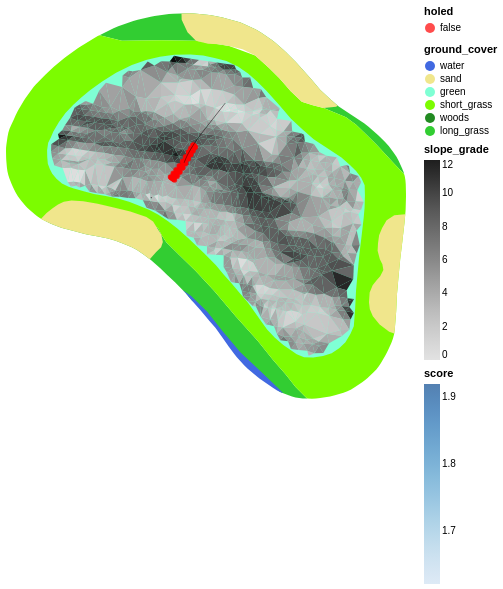

Notebook source saved alongside this figure:
### Code cell
surround_features + grades + hole_plot_exaggerated + end_points_cloud + middle_trajectory_plot

### Figure 1 — Vega-Lite specification as saved in the notebook (floating-point values rounded to 4 significant figures; data arrays with more than 128 entries replaced by an {"elided": "..."} marker saying what was removed)
{"$schema": "https://vega.github.io/schema/vega-lite/v4.17.0.json", "config": {"view": {"continuousHeight": 300, "continuousWidth": 400}}, "datasets": {"data-0477a6d1bfe0fcb6aee1f19842e51398": [{"t": 0, "vx": -1.786, "vy": -2.282, "x": -672, "y": -328}, {"t": 0.1407, "vx": -1.735, "vy": -2.217, "x": -672.2, "y": -328.3}, {"t": 0.2814, "vx": -1.685, "vy": -2.153, "x": -672.5, "y": -328.6}, {"t": 0.5553, "vx": -1.589, "vy": -2.029, "x": -672.9, "y": -329.2}, {"t": 0.8293, "vx": -1.495, "vy": -1.907, "x": -673.3, "y": -329.7}, {"t": 1.298, "vx": -1.339, "vy": -1.707, "x": -674.0, "y": -330.5}, {"t": 1.648, "vx": -1.221, "vy": -1.573, "x": -674.4, "y": -331.1}, {"t": 1.998, "vx": -1.1, "vy": -1.446, "x": -674.8, "y": -331.6}, {"t": 2.005, "vx": -1.098, "vy": -1.444, "x": -674.9, "y": -331.7}, {"t": 2.011, "vx": -1.096, "vy": -1.442, "x": -674.9, "y": -331.7}, {"t": 2.018, "vx": -1.094, "vy": -1.44, "x": -674.9, "y": -331.7}, {"t": 2.025, "vx": -1.092, "vy": -1.438, "x": -674.9, "y": -331.7}, {"t": 2.031, "vx": -1.09, "vy": -1.436, "x": -674.9, "y": -331.7}, {"t": 2.044, "vx": -1.086, "vy": -1.433, "x": -674.9, "y": -331.7}, {"t": 2.057, "vx": -1.081, "vy": -1.429, "x": -674.9, "y": -331.7}, {"t": 2.07, "vx": -1.077, "vy": -1.426, "x": -674.9, "y": -331.7}, {"t": 2.201, "vx": -1.036, "vy": -1.39, "x": -675.1, "y": -331.9}, {"t": 2.331, "vx": -0.9943, "vy": -1.354, "x": -675.2, "y": -332.1}, {"t": 2.461, "vx": -0.9527, "vy": -1.32, "x": -675.3, "y": -332.3}, {"t": 2.592, "vx": -0.9103, "vy": -1.289, "x": -675.4, "y": -332.5}, {"t": 2.722, "vx": -0.8688, "vy": -1.258, "x": -675.6, "y": -332.6}, {"t": 2.852, "vx": -0.8279, "vy": -1.227, "x": -675.7, "y": -332.8}, {"t": 2.983, "vx": -0.7872, "vy": -1.192, "x": -675.8, "y": -332.9}, {"t": 3.136, "vx": -0.7391, "vy": -1.144, "x": -675.9, "y": -333.1}, {"t": 3.29, "vx": -0.6919, "vy": -1.097, "x": -676.0, "y": -333.3}, {"t": 3.443, "vx": -0.6459, "vy": -1.049, "x": -676.1, "y": -333.5}, {"t": 3.596, "vx": -0.6011, "vy": -1.001, "x": -676.2, "y": -333.6}, {"t": 3.867, "vx": -0.5246, "vy": -0.9193, "x": -676.4, "y": -333.9}, {"t": 4.137, "vx": -0.4516, "vy": -0.8393, "x": -676.5, "y": -334.1}, {"t": 4.408, "vx": -0.3821, "vy": -0.7573, "x": -676.6, "y": -334.3}, {"t": 4.43, "vx": -0.3766, "vy": -0.7505, "x": -676.6, "y": -334.3}, {"t": 4.452, "vx": -0.3711, "vy": -0.7437, "x": -676.6, "y": -334.4}, {"t": 4.496, "vx": -0.3612, "vy": -0.7313, "x": -676.6, "y": -334.4}, {"t": 4.54, "vx": -0.3524, "vy": -0.7199, "x": -676.6, "y": -334.4}, {"t": 4.584, "vx": -0.3436, "vy": -0.7085, "x": -676.7, "y": -334.5}, {"t": 4.639, "vx": -0.3328, "vy": -0.6943, "x": -676.7, "y": -334.5}, {"t": 4.694, "vx": -0.3221, "vy": -0.6799, "x": -676.7, "y": -334.5}, {"t": 4.749, "vx": -0.3115, "vy": -0.6655, "x": -676.7, "y": -334.6}, {"t": 4.859, "vx": -0.2905, "vy": -0.6344, "x": -676.7, "y": -334.6}, {"t": 4.969, "vx": -0.2693, "vy": -0.5996, "x": -676.8, "y": -334.7}, {"t": 5.079, "vx": -0.2486, "vy": -0.565, "x": -676.8, "y": -334.8}, {"t": 5.189, "vx": -0.2284, "vy": -0.5302, "x": -676.8, "y": -334.8}, {"t": 5.618, "vx": -0.1542, "vy": -0.3926, "x": -676.9, "y": -335.0}, {"t": 5.725, "vx": -0.1369, "vy": -0.3577, "x": -676.9, "y": -335.1}, {"t": 5.833, "vx": -0.12, "vy": -0.3226, "x": -676.9, "y": -335.1}, {"t": 5.94, "vx": -0.1038, "vy": -0.2873, "x": -677.0, "y": -335.1}, {"t": 5.968, "vx": -0.09976, "vy": -0.2775, "x": -677.0, "y": -335.1}, {"t": 5.997, "vx": -0.09597, "vy": -0.2673, "x": -677.0, "y": -335.2}, {"t": 6.025, "vx": -0.0922, "vy": -0.2571, "x": -677.0, "y": -335.2}, {"t": 6.082, "vx": -0.08466, "vy": -0.2367, "x": -677.0, "y": -335.2}, {"t": 6.139, "vx": -0.07716, "vy": -0.2163, "x": -677.0, "y": -335.2}, {"t": 6.196, "vx": -0.06968, "vy": -0.1959, "x": -677.0, "y": -335.2}, {"t": 6.402, "vx": -0.04283, "vy": -0.1219, "x": -677.0, "y": -335.2}, {"t": 6.454, "vx": -0.03618, "vy": -0.1033, "x": -677.0, "y": -335.2}, {"t": 6.505, "vx": -0.02957, "vy": -0.08479, "x": -677.0, "y": -335.2}, {"t": 6.557, "vx": -0.023, "vy": -0.06623, "x": -677.0, "y": -335.2}, {"t": 6.626, "vx": -0.01423, "vy": -0.04124, "x": -677.0, "y": -335.3}, {"t": 6.644, "vx": -0.01205, "vy": -0.03499, "x": -677.0, "y": -335.3}, {"t": 6.661, "vx": -0.009871, "vy": -0.02874, "x": -677.0, "y": -335.3}, {"t": 6.678, "vx": -0.007704, "vy": -0.02248, "x": -677.0, "y": -335.3}, {"t": 6.702, "vx": -0.004782, "vy": -0.01401, "x": -677.0, "y": -335.3}, {"t": 6.708, "vx": -0.004054, "vy": -0.01189, "x": -677.0, "y": -335.3}, {"t": 6.714, "vx": -0.003327, "vy": -0.00977, "x": -677.0, "y": -335.3}, {"t": 6.719, "vx": -0.002601, "vy": -0.00765, "x": -677.0, "y": -335.3}, {"t": 6.727, "vx": -0.001618, "vy": -0.004768, "x": -677.0, "y": -335.3}, {"t": 6.735, "vx": -0.000637, "vy": -0.001886, "x": -677.0, "y": -335.3}, {"t": 6.738, "vx": -0.0003195, "vy": -0.0009476, "x": -677.0, "y": -335.3}], "data-37b63d5590ff52be318efc51c3a47dd2": {"elided": "1467 records"}, "data-a24e8df2b206aa2aa15f13505c2c409a": [{"geometry": {"coordinates": [[[-680.9, -339.5], [-680.9, -339.5], [-680.9, -339.5], [-681.0, -339.5], [-681.0, -339.5], [-681.0, -339.5], [-681.0, -339.6], [-681.0, -339.6], [-681, -339.6], [-681.0, -339.6], [-681.0, -339.6], [-681.0, -339.5], [-681.0, -339.5], [-681.0, -339.5], [-681.1, -339.5], [-681.1, -339.5], [-681.1, -339.5], [-681.1, -339.5], [-681.1, -339.5], [-681.0, -339.5], [-681.0, -339.5], [-681.0, -339.5], [-681.0, -339.4], [-681.0, -339.4], [-681, -339.4], [-681.0, -339.4], [-681.0, -339.4], [-681.0, -339.5], [-681.0, -339.5], [-681.0, -339.5], [-680.9, -339.5], [-680.9, -339.5], [-680.9, -339.5]]], "type": "Polygon"}, "type": "Feature"}], "data-bb162885a80b26ea2259b01bc2726094": [{"course_area": "general_area", "geometry": {"coordinates": [[[-693.4, -342.0], [-686.2, -341.1], [-680.2, -343.2], [-679.8, -344.0], [-679.2, -344.9], [-677.7, -346.4], [-675.6, -348.4], [-673.3, -350.9], [-670.7, -353.9], [-668.1, -356.9], [-666.2, -359.2], [-664.6, -361.0], [-663.4, -362.5], [-662.2, -363.8], [-661.9, -363.9], [-662.6, -363.9], [-663.0, -363.9], [-663.4, -363.8], [-663.9, -363.7], [-664.3, -363.6], [-665.2, -363.2], [-665.4, -363.1], [-670.3, -358.4], [-674.4, -353.4], [-676.1, -351.9], [-676.8, -351.1], [-678.1, -349.8], [-679.0, -349.0], [-679.0, -349.0], [-679.9, -348.1], [-681.0, -347.1], [-681.9, -346.4], [-682.7, -345.9], [-683.4, -345.5], [-684.4, -345.1], [-685.3, -344.7], [-686.3, -344.5], [-687.5, -344.2], [-688.8, -344.0], [-689.3, -343.9], [-690.5, -343.5], [-691.7, -343.2], [-692.0, -343.1], [-692.7, -342.9], [-693.2, -342.7], [-693.9, -342.3], [-693.4, -342.0]]], "type": "Polygon"}, "ground_cover": "long_grass", "name": "rough", "type": "Feature"}, {"course_area": "general_area", "geometry": {"coordinates": [[[-651.4, -335.4], [-653.7, -333.0], [-655.1, -331.6], [-656.1, -330.6], [-657.3, -329.7], [-660.0, -328.6], [-668.4, -321.4], [-675.6, -320.4], [-679.8, -320.3], [-684.6, -320.4], [-687.3, -319.7], [-685.6, -318.9], [-685.0, -318.6], [-683.2, -318.0], [-682.6, -317.8], [-681.1, -317.5], [-680.6, -317.4], [-678.8, -317.2], [-678.3, -317.1], [-676.4, -317.1], [-675.8, -317.1], [-674.2, -317.2], [-673.7, -317.3], [-672.3, -317.6], [-672.0, -317.7], [-670.6, -318.1], [-670.1, -318.2], [-669.7, -318.4], [-668.3, -319.0], [-668.0, -319.2], [-667.6, -319.4], [-666.4, -320.3], [-666.0, -320.6], [-664.9, -321.5], [-664.6, -321.8], [-663.4, -323.0], [-663.2, -323.2], [-661.6, -325.0], [-661.6, -325.1], [-660.4, -326.4], [-659.2, -327.5], [-658.2, -328.4], [-656.7, -329.4], [-655.1, -330.5], [-654.6, -330.9], [-653.5, -331.8], [-653.3, -332.0], [-652.6, -332.7], [-652.1, -333.2], [-651.5, -334.1], [-651.2, -334.5], [-650.9, -335.0], [-650.5, -335.9], [-650.3, -336.4], [-650.2, -336.6], [-651.4, -335.4]]], "type": "Polygon"}, "ground_cover": "long_grass", "name": "rough", "type": "Feature"}, {"course_area": "general_area", "geometry": {"coordinates": {"elided": "1x116x2 float values"}, "type": "Polygon"}, "ground_cover": "short_grass", "name": "fairway", "type": "Feature"}, {"course_area": "putting_green", "geometry": {"coordinates": {"elided": "1x82x2 float values"}, "type": "Polygon"}, "ground_cover": "green", "name": "green", "type": "Feature"}, {"course_area": "bunker", "geometry": {"coordinates": [[[-654.1, -350.2], [-653.6, -349.5], [-653.1, -349.1], [-652.8, -348.3], [-652.9, -347.6], [-653.2, -347.0], [-653.5, -346.0], [-653.4, -345.0], [-653.3, -344.1], [-652.9, -343.2], [-652.4, -342.2], [-651.4, -341.6], [-650.1, -341.5], [-650.2, -342.4], [-650.2, -342.5], [-650.4, -344.7], [-650.4, -344.7], [-650.7, -347.0], [-650.9, -349.3], [-651.1, -351.2], [-651.2, -353.1], [-651.2, -353.3], [-651.4, -355.5], [-651.4, -356.0], [-652.0, -355.8], [-653.2, -354.9], [-654.0, -353.9], [-654.4, -353.1], [-654.5, -352.2], [-654.4, -351.0], [-654.1, -350.2]]], "type": "Polygon"}, "ground_cover": "sand", "name": "bunkers", "type": "Feature"}, {"course_area": "bunker", "geometry": {"coordinates": [[[-694.4, -342.0], [-693.7, -341.4], [-693.0, -340.8], [-692.3, -340.3], [-691.6, -340.0], [-690.7, -339.8], [-689.3, -339.9], [-687.5, -340.2], [-685.4, -340.7], [-683.5, -341.2], [-681.6, -341.9], [-680.8, -342.4], [-679.8, -344.0], [-679.6, -344.9], [-679.8, -345.5], [-680.4, -346.1], [-681.1, -346.9], [-681.2, -347.0], [-681.9, -346.4], [-682.7, -345.9], [-683.4, -345.5], [-684.4, -345.1], [-685.3, -344.7], [-686.3, -344.5], [-687.5, -344.2], [-688.8, -344.0], [-689.3, -343.9], [-690.5, -343.5], [-691.7, -343.2], [-692.0, -343.1], [-692.7, -342.9], [-693.2, -342.7], [-694.0, -342.3], [-694.4, -342.1], [-694.4, -342.0]]], "type": "Polygon"}, "ground_cover": "sand", "name": "bunkers", "type": "Feature"}, {"course_area": "bunker", "geometry": {"coordinates": [[[-658.5, -328.4], [-660.0, -328.6], [-661.3, -328.3], [-662.7, -327.8], [-664.0, -326.6], [-665.4, -325.0], [-666.8, -323.6], [-668.4, -322.2], [-669.9, -321.4], [-671.5, -321.0], [-672.7, -320.8], [-674.1, -320.8], [-675.6, -320.4], [-676.6, -319.4], [-677.3, -317.9], [-677.3, -317.1], [-676.4, -317.1], [-675.8, -317.1], [-674.2, -317.2], [-673.7, -317.3], [-672.3, -317.6], [-672.0, -317.7], [-670.6, -318.1], [-670.1, -318.2], [-669.7, -318.4], [-668.3, -319.0], [-668.0, -319.2], [-667.6, -319.4], [-666.4, -320.3], [-666.0, -320.6], [-664.9, -321.5], [-664.6, -321.8], [-663.4, -323.0], [-663.2, -323.2], [-661.6, -325.0], [-661.6, -325.1], [-660.4, -326.4], [-659.2, -327.5], [-658.3, -328.3], [-658.5, -328.4]]], "type": "Polygon"}, "ground_cover": "sand", "name": "bunkers", "type": "Feature"}, {"course_area": "penalty_area", "geometry": {"coordinates": [[[-676.1, -351.5], [-674.2, -353.4], [-672.3, -355.7], [-670.2, -358.3], [-667.8, -360.5], [-665.5, -362.7], [-664.9, -363.3], [-665.2, -363.2], [-665.7, -362.9], [-666.2, -362.7], [-667.8, -361.5], [-668.2, -361.2], [-669.2, -360.3], [-669.7, -359.9], [-670.6, -358.9], [-670.9, -358.5], [-671.6, -357.5], [-671.7, -357.5], [-672.4, -356.4], [-673.2, -355.3], [-673.9, -354.5], [-674.0, -354.4], [-675.0, -353.2], [-676.0, -352.1], [-676.0, -352.0], [-676.8, -351.1], [-677.2, -350.7], [-676.1, -351.5]]], "type": "Polygon"}, "ground_cover": "water", "name": "water_hazard", "type": "Feature"}], "data-c982ee046586c37074fe5c503de80496": [{"holed": false, "impact": 31270.0, "score": 1.92, "theta": -2.27, "v_init": 2.568, "vx_end": -5.986e-05, "vy_end": -0.0009982, "x": -675.9, "y": -333.1}, {"holed": false, "impact": 31290.0, "score": 1.92, "theta": -2.261, "v_init": 2.568, "vx_end": -5.942e-05, "vy_end": -0.0009982, "x": -675.9, "y": -333.1}, {"holed": false, "impact": 31290.0, "score": 1.92, "theta": -2.252, "v_init": 2.568, "vx_end": -5.937e-05, "vy_end": -0.0009982, "x": -675.8, "y": -333.2}, {"holed": false, "impact": 31000.0, "score": 1.919, "theta": -2.244, "v_init": 2.568, "vx_end": -5.916e-05, "vy_end": -0.0009982, "x": -675.8, "y": -333.2}, {"holed": false, "impact": 31150.0, "score": 1.919, "theta": -2.235, "v_init": 2.568, "vx_end": -5.862e-05, "vy_end": -0.0009983, "x": -675.8, "y": -333.2}, {"holed": false, "impact": 30930.0, "score": 1.918, "theta": -2.226, "v_init": 2.568, "vx_end": -0.0001786, "vy_end": -0.0009839, "x": -675.7, "y": -333.3}, {"holed": false, "impact": 31070.0, "score": 1.919, "theta": -2.217, "v_init": 2.568, "vx_end": -0.0001859, "vy_end": -0.0009826, "x": -675.7, "y": -333.3}, {"holed": false, "impact": 30800.0, "score": 1.918, "theta": -2.209, "v_init": 2.568, "vx_end": -0.0001858, "vy_end": -0.0009826, "x": -675.7, "y": -333.4}, {"holed": false, "impact": 31150.0, "score": 1.919, "theta": -2.2, "v_init": 2.568, "vx_end": -0.0001851, "vy_end": -0.0009827, "x": -675.6, "y": -333.4}, {"holed": false, "impact": 27840.0, "score": 1.905, "theta": -2.27, "v_init": 2.647, "vx_end": -7.845e-05, "vy_end": -0.0009969, "x": -676.2, "y": -333.5}, {"holed": false, "impact": 27830.0, "score": 1.905, "theta": -2.261, "v_init": 2.647, "vx_end": -7.813e-05, "vy_end": -0.0009969, "x": -676.1, "y": -333.5}, {"holed": false, "impact": 27590.0, "score": 1.903, "theta": -2.252, "v_init": 2.647, "vx_end": -7.763e-05, "vy_end": -0.000997, "x": -676.1, "y": -333.6}, {"holed": false, "impact": 27460.0, "score": 1.903, "theta": -2.244, "v_init": 2.647, "vx_end": -7.733e-05, "vy_end": -0.000997, "x": -676.1, "y": -333.6}, {"holed": false, "impact": 27350.0, "score": 1.902, "theta": -2.235, "v_init": 2.647, "vx_end": -7.119e-05, "vy_end": -0.0009975, "x": -676.0, "y": -333.7}, {"holed": false, "impact": 27370.0, "score": 1.902, "theta": -2.226, "v_init": 2.647, "vx_end": -7.022e-05, "vy_end": -0.0009975, "x": -676.0, "y": -333.7}, {"holed": false, "impact": 27460.0, "score": 1.903, "theta": -2.217, "v_init": 2.647, "vx_end": -0.0001946, "vy_end": -0.0009809, "x": -676.0, "y": -333.7}, {"holed": false, "impact": 27350.0, "score": 1.902, "theta": -2.209, "v_init": 2.647, "vx_end": -0.0001967, "vy_end": -0.0009805, "x": -675.9, "y": -333.8}, {"holed": false, "impact": 27100.0, "score": 1.901, "theta": -2.2, "v_init": 2.647, "vx_end": -0.0001956, "vy_end": -0.0009807, "x": -675.9, "y": -333.8}, {"holed": false, "impact": 24340.0, "score": 1.888, "theta": -2.27, "v_init": 2.728, "vx_end": -6.97e-05, "vy_end": -0.0009976, "x": -676.4, "y": -333.9}, {"holed": false, "impact": 23970.0, "score": 1.886, "theta": -2.261, "v_init": 2.728, "vx_end": -6.934e-05, "vy_end": -0.0009976, "x": -676.4, "y": -334.0}, {"holed": false, "impact": 24010.0, "score": 1.886, "theta": -2.252, "v_init": 2.728, "vx_end": -6.924e-05, "vy_end": -0.0009976, "x": -676.4, "y": -334.0}, {"holed": false, "impact": 23770.0, "score": 1.885, "theta": -2.244, "v_init": 2.728, "vx_end": -6.901e-05, "vy_end": -0.0009976, "x": -676.4, "y": -334.1}, {"holed": false, "impact": 23520.0, "score": 1.884, "theta": -2.235, "v_init": 2.728, "vx_end": -6.858e-05, "vy_end": -0.0009976, "x": -676.3, "y": -334.2}, {"holed": false, "impact": 23720.0, "score": 1.885, "theta": -2.226, "v_init": 2.728, "vx_end": -6.862e-05, "vy_end": -0.0009976, "x": -676.3, "y": -334.2}, {"holed": false, "impact": 23530.0, "score": 1.884, "theta": -2.217, "v_init": 2.728, "vx_end": -0.0001911, "vy_end": -0.0009816, "x": -676.2, "y": -334.2}, {"holed": false, "impact": 23720.0, "score": 1.885, "theta": -2.209, "v_init": 2.728, "vx_end": -0.000195, "vy_end": -0.0009808, "x": -676.2, "y": -334.2}, {"holed": false, "impact": 23740.0, "score": 1.885, "theta": -2.2, "v_init": 2.728, "vx_end": -0.0001964, "vy_end": -0.0009805, "x": -676.2, "y": -334.3}, {"holed": false, "impact": 19740.0, "score": 1.861, "theta": -2.27, "v_init": 2.812, "vx_end": -0.0002087, "vy_end": -0.000978, "x": -676.8, "y": -334.5}, {"holed": false, "impact": 19560.0, "score": 1.859, "theta": -2.261, "v_init": 2.812, "vx_end": -0.0002215, "vy_end": -0.0009752, "x": -676.8, "y": -334.6}, {"holed": false, "impact": 19570.0, "score": 1.859, "theta": -2.252, "v_init": 2.812, "vx_end": -0.0002217, "vy_end": -0.0009751, "x": -676.7, "y": -334.6}, {"holed": false, "impact": 19580.0, "score": 1.859, "theta": -2.244, "v_init": 2.812, "vx_end": -0.0002218, "vy_end": -0.0009751, "x": -676.7, "y": -334.7}, {"holed": false, "impact": 19150.0, "score": 1.855, "theta": -2.235, "v_init": 2.812, "vx_end": -0.0002221, "vy_end": -0.000975, "x": -676.7, "y": -334.8}, {"holed": false, "impact": 19870.0, "score": 1.862, "theta": -2.226, "v_init": 2.812, "vx_end": -0.0002217, "vy_end": -0.0009751, "x": -676.6, "y": -334.7}, {"holed": false, "impact": 19730.0, "score": 1.861, "theta": -2.217, "v_init": 2.812, "vx_end": -0.0003186, "vy_end": -0.0009479, "x": -676.6, "y": -334.8}, {"holed": false, "impact": 19990.0, "score": 1.863, "theta": -2.209, "v_init": 2.812, "vx_end": -0.0003189, "vy_end": -0.0009478, "x": -676.5, "y": -334.8}, {"holed": false, "impact": 19970.0, "score": 1.863, "theta": -2.2, "v_init": 2.812, "vx_end": -0.0003208, "vy_end": -0.0009472, "x": -676.5, "y": -334.8}, {"holed": false, "impact": 15970.0, "score": 1.826, "theta": -2.27, "v_init": 2.898, "vx_end": -0.0002229, "vy_end": -0.0009748, "x": -677.2, "y": -335.1}, {"holed": false, "impact": 15820.0, "score": 1.824, "theta": -2.261, "v_init": 2.898, "vx_end": -0.0002229, "vy_end": -0.0009748, "x": -677.2, "y": -335.1}, {"holed": false, "impact": 15830.0, "score": 1.824, "theta": -2.252, "v_init": 2.898, "vx_end": -0.0002228, "vy_end": -0.0009749, "x": -677.1, "y": -335.2}, {"holed": false, "impact": 15950.0, "score": 1.825, "theta": -2.244, "v_init": 2.898, "vx_end": -0.0002225, "vy_end": -0.0009749, "x": -677.0, "y": -335.2}, {"holed": false, "impact": 15940.0, "score": 1.825, "theta": -2.235, "v_init": 2.898, "vx_end": -0.0003195, "vy_end": -0.0009476, "x": -677.0, "y": -335.3}, {"holed": false, "impact": 15980.0, "score": 1.826, "theta": -2.226, "v_init": 2.898, "vx_end": -0.0003206, "vy_end": -0.0009472, "x": -676.9, "y": -335.3}, {"holed": false, "impact": 16190.0, "score": 1.828, "theta": -2.217, "v_init": 2.898, "vx_end": -0.0003216, "vy_end": -0.0009469, "x": -676.9, "y": -335.3}, {"holed": false, "impact": 16230.0, "score": 1.828, "theta": -2.209, "v_init": 2.898, "vx_end": -0.0003217, "vy_end": -0.0009468, "x": -676.8, "y": -335.3}, {"holed": false, "impact": 16130.0, "score": 1.827, "theta": -2.2, "v_init": 2.898, "vx_end": -0.0003222, "vy_end": -0.0009467, "x": -676.8, "y": -335.4}, {"holed": false, "impact": 12440.0, "score": 1.788, "theta": -2.27, "v_init": 2.986, "vx_end": -0.000382, "vy_end": -0.0009242, "x": -677.6, "y": -335.6}, {"holed": false, "impact": 12430.0, "score": 1.788, "theta": -2.261, "v_init": 2.986, "vx_end": -0.0003816, "vy_end": -0.0009243, "x": -677.5, "y": -335.7}, {"holed": false, "impact": 12560.0, "score": 1.79, "theta": -2.252, "v_init": 2.986, "vx_end": -0.0003778, "vy_end": -0.0009259, "x": -677.5, "y": -335.7}, {"holed": false, "impact": 12630.0, "score": 1.791, "theta": -2.244, "v_init": 2.986, "vx_end": -0.0003764, "vy_end": -0.0009264, "x": -677.4, "y": -335.7}, {"holed": false, "impact": 12670.0, "score": 1.791, "theta": -2.235, "v_init": 2.986, "vx_end": -0.000377, "vy_end": -0.0009262, "x": -677.4, "y": -335.8}, {"holed": false, "impact": 12780.0, "score": 1.792, "theta": -2.226, "v_init": 2.986, "vx_end": -0.0003783, "vy_end": -0.0009257, "x": -677.3, "y": -335.8}, {"holed": false, "impact": 12940.0, "score": 1.794, "theta": -2.217, "v_init": 2.986, "vx_end": -0.0003702, "vy_end": -0.0009289, "x": -677.2, "y": -335.8}, {"holed": false, "impact": 13070.0, "score": 1.795, "theta": -2.209, "v_init": 2.986, "vx_end": -0.0003692, "vy_end": -0.0009293, "x": -677.2, "y": -335.8}, {"holed": false, "impact": 13080.0, "score": 1.796, "theta": -2.2, "v_init": 2.986, "vx_end": -0.0003701, "vy_end": -0.000929, "x": -677.1, "y": -335.9}, {"holed": false, "impact": 9624.0, "score": 1.733, "theta": -2.27, "v_init": 3.078, "vx_end": -0.0003876, "vy_end": -0.0009218, "x": -678.0, "y": -336.1}, {"holed": false, "impact": 9559.0, "score": 1.731, "theta": -2.261, "v_init": 3.078, "vx_end": -0.0003865, "vy_end": -0.0009223, "x": -677.9, "y": -336.2}, {"holed": false, "impact": 9719.0, "score": 1.735, "theta": -2.252, "v_init": 3.078, "vx_end": -0.0003861, "vy_end": -0.0009225, "x": -677.9, "y": -336.2}, {"holed": false, "impact": 9717.0, "score": 1.735, "theta": -2.244, "v_init": 3.078, "vx_end": -0.0003858, "vy_end": -0.0009226, "x": -677.8, "y": -336.3}, {"holed": false, "impact": 9860.0, "score": 1.738, "theta": -2.235, "v_init": 3.078, "vx_end": -0.0003846, "vy_end": -0.0009231, "x": -677.7, "y": -336.3}, {"holed": false, "impact": 9907.0, "score": 1.739, "theta": -2.226, "v_init": 3.078, "vx_end": -0.000384, "vy_end": -0.0009233, "x": -677.7, "y": -336.3}, {"holed": false, "impact": 10110.0, "score": 1.744, "theta": -2.217, "v_init": 3.078, "vx_end": -0.0003845, "vy_end": -0.0009231, "x": -677.6, "y": -336.3}, {"holed": false, "impact": 10180.0, "score": 1.746, "theta": -2.209, "v_init": 3.078, "vx_end": -0.0003844, "vy_end": -0.0009232, "x": -677.5, "y": -336.4}, {"holed": false, "impact": 10300.0, "score": 1.749, "theta": -2.2, "v_init": 3.078, "vx_end": -0.0003851, "vy_end": -0.0009229, "x": -677.5, "y": -336.4}, {"holed": false, "impact": 7469.0, "score": 1.678, "theta": -2.27, "v_init": 3.172, "vx_end": -0.0002747, "vy_end": -0.0009615, "x": -678.3, "y": -336.5}, {"holed": false, "impact": 7503.0, "score": 1.679, "theta": -2.261, "v_init": 3.172, "vx_end": -0.0002756, "vy_end": -0.0009613, "x": -678.3, "y": -336.6}, {"holed": false, "impact": 7399.0, "score": 1.676, "theta": -2.252, "v_init": 3.172, "vx_end": -0.0002784, "vy_end": -0.0009605, "x": -678.2, "y": -336.6}, {"holed": false, "impact": 7572.0, "score": 1.68, "theta": -2.244, "v_init": 3.172, "vx_end": -0.0004208, "vy_end": -0.0009072, "x": -678.1, "y": -336.7}, {"holed": false, "impact": 7574.0, "score": 1.68, "theta": -2.235, "v_init": 3.172, "vx_end": -0.000419, "vy_end": -0.000908, "x": -678.1, "y": -336.7}, {"holed": false, "impact": 7564.0, "score": 1.68, "theta": -2.226, "v_init": 3.172, "vx_end": -0.0003572, "vy_end": -0.000934, "x": -678.0, "y": -336.8}, {"holed": false, "impact": 7665.0, "score": 1.683, "theta": -2.217, "v_init": 3.172, "vx_end": -0.000353, "vy_end": -0.0009356, "x": -678.0, "y": -336.8}, {"holed": false, "impact": 8005.0, "score": 1.692, "theta": -2.209, "v_init": 3.172, "vx_end": -0.0003534, "vy_end": -0.0009355, "x": -677.9, "y": -336.8}, {"holed": false, "impact": 7771.0, "score": 1.686, "theta": -2.2, "v_init": 3.172, "vx_end": -0.0003905, "vy_end": -0.0009206, "x": -677.9, "y": -336.9}, {"holed": false, "impact": 5557.0, "score": 1.622, "theta": -2.27, "v_init": 3.269, "vx_end": -0.0002799, "vy_end": -0.00096, "x": -678.7, "y": -337.0}, {"holed": false, "impact": 5582.0, "score": 1.622, "theta": -2.261, "v_init": 3.269, "vx_end": -0.0002792, "vy_end": -0.0009602, "x": -678.6, "y": -337.0}, {"holed": false, "impact": 5568.0, "score": 1.622, "theta": -2.252, "v_init": 3.269, "vx_end": -0.0002958, "vy_end": -0.0009552, "x": -678.6, "y": -337.1}, {"holed": false, "impact": 5697.0, "score": 1.626, "theta": -2.244, "v_init": 3.269, "vx_end": -0.0002782, "vy_end": -0.0009605, "x": -678.5, "y": -337.1}, {"holed": false, "impact": 5613.0, "score": 1.623, "theta": -2.235, "v_init": 3.269, "vx_end": -0.0003001, "vy_end": -0.0009539, "x": -678.4, "y": -337.2}, {"holed": false, "impact": 5741.0, "score": 1.627, "theta": -2.226, "v_init": 3.269, "vx_end": -0.0003189, "vy_end": -0.0009478, "x": -678.4, "y": -337.2}, {"holed": false, "impact": 5939.0, "score": 1.633, "theta": -2.217, "v_init": 3.269, "vx_end": -0.0004181, "vy_end": -0.0009084, "x": -678.3, "y": -337.2}, {"holed": false, "impact": 5865.0, "score": 1.631, "theta": -2.209, "v_init": 3.269, "vx_end": -0.0004153, "vy_end": -0.0009097, "x": -678.2, "y": -337.3}, {"holed": false, "impact": 5903.0, "score": 1.632, "theta": -2.2, "v_init": 3.269, "vx_end": -0.0004146, "vy_end": -0.00091, "x": -678.2, "y": -337.4}]}, "layer": [{"data": {"name": "data-bb162885a80b26ea2259b01bc2726094"}, "encoding": {"color": {"field": "ground_cover", "scale": {"domain": ["water", "sand", "green", "short_grass", "woods", "long_grass"], "range": ["RoyalBlue", "Khaki", "Aquamarine", "LawnGreen", "ForestGreen", "LimeGreen"]}, "type": "nominal"}, "tooltip": [{"field": "name", "type": "nominal"}, {"field": "ground_cover", "type": "nominal"}, {"field": "course_area", "type": "nominal"}]}, "mark": "geoshape", "projection": {"reflectY": true, "type": "identity"}}, {"data": {"name": "data-37b63d5590ff52be318efc51c3a47dd2"}, "encoding": {"color": {"field": "slope_grade", "scale": {"domain": [0, 12], "scheme": "greys"}, "type": "quantitative"}}, "mark": {"color": "lightgray", "filled": true, "type": "geoshape"}, "projection": {"reflectY": true, "type": "identity"}}, {"data": {"name": "data-a24e8df2b206aa2aa15f13505c2c409a"}, "mark": {"color": "black", "type": "geoshape"}}, {"data": {"name": "data-c982ee046586c37074fe5c503de80496"}, "encoding": {"color": {"condition": {"selection": "selector001", "value": "red"}, "field": "score", "type": "quantitative"}, "latitude": {"field": "y", "type": "quantitative"}, "longitude": {"field": "x", "type": "quantitative"}, "shape": {"field": "holed", "type": "nominal"}, "tooltip": [{"field": "v_init", "type": "quantitative"}, {"field": "theta", "type": "quantitative"}, {"field": "x", "type": "quantitative"}, {"field": "y", "type": "quantitative"}, {"field": "impact", "type": "quantitative"}, {"field": "score", "type": "quantitative"}]}, "height": 400, "mark": {"filled": true, "type": "point"}, "selection": {"selector001": {"nearest": true, "on": "mouseover", "type": "single"}}, "width": 400}, {"data": {"name": "data-0477a6d1bfe0fcb6aee1f19842e51398"}, "encoding": {"detail": {"field": "sol_index", "type": "nominal"}, "latitude": {"field": "y", "type": "quantitative"}, "longitude": {"field": "x", "type": "quantitative"}}, "height": 400, "mark": {"color": "black", "strokeWidth": 0.5, "type": "line"}, "width": 600}]}
